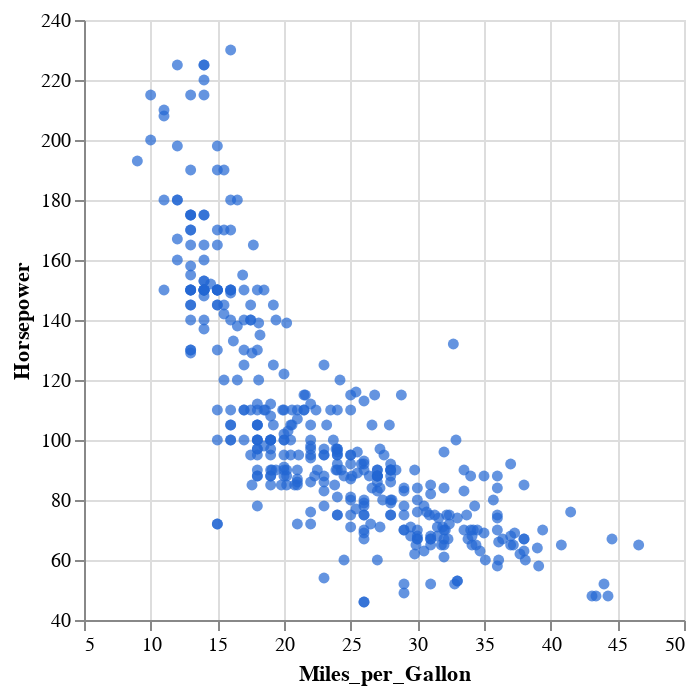

Notebook cell for this chart:
### Code cell
DeepnoteChart(cars, """{"layer":[{"layer":[{"mark":{"clip":true,"type":"circle","color":"#2266D3","tooltip":true},"encoding":{"x":{"sort":null,"type":"quantitative","field":"Miles_per_Gallon","scale":{"type":"linear","zero":false},"format":{"type":"default","decimals":null},"formatType":"numberFormatFromNumberType"},"y":{"sort":null,"type":"quantitative","field":"Horsepower","scale":{"type":"linear","zero":false},"format":{"type":"default","decimals":null},"formatType":"numberFormatFromNumberType"}}}]}],"title":"","config":{"legend":{}},"$schema":"https://vega.github.io/schema/vega-lite/v5.json","encoding":{}}""")

### Figure 1 — Vega-Lite specification as saved in the notebook (floating-point values rounded to 4 significant figures; data arrays with more than 128 entries replaced by an {"elided": "..."} marker saying what was removed)
{"$schema": "https://vega.github.io/schema/vega-lite/v5.json", "encoding": {}, "layer": [{"layer": [{"mark": {"type": "circle", "tooltip": true, "color": "#2266D3", "clip": true}, "encoding": {"x": {"field": "Miles_per_Gallon", "type": "quantitative", "sort": null, "scale": {"zero": false, "type": "linear"}, "formatType": "numberFormatFromNumberType", "format": {"type": "default", "decimals": null}}, "y": {"field": "Horsepower", "type": "quantitative", "sort": null, "scale": {"zero": false, "type": "linear"}, "formatType": "numberFormatFromNumberType", "format": {"type": "default", "decimals": null}}}}]}], "title": "", "config": {"legend": {}}, "data": {"values": {"elided": "406 records"}}}
